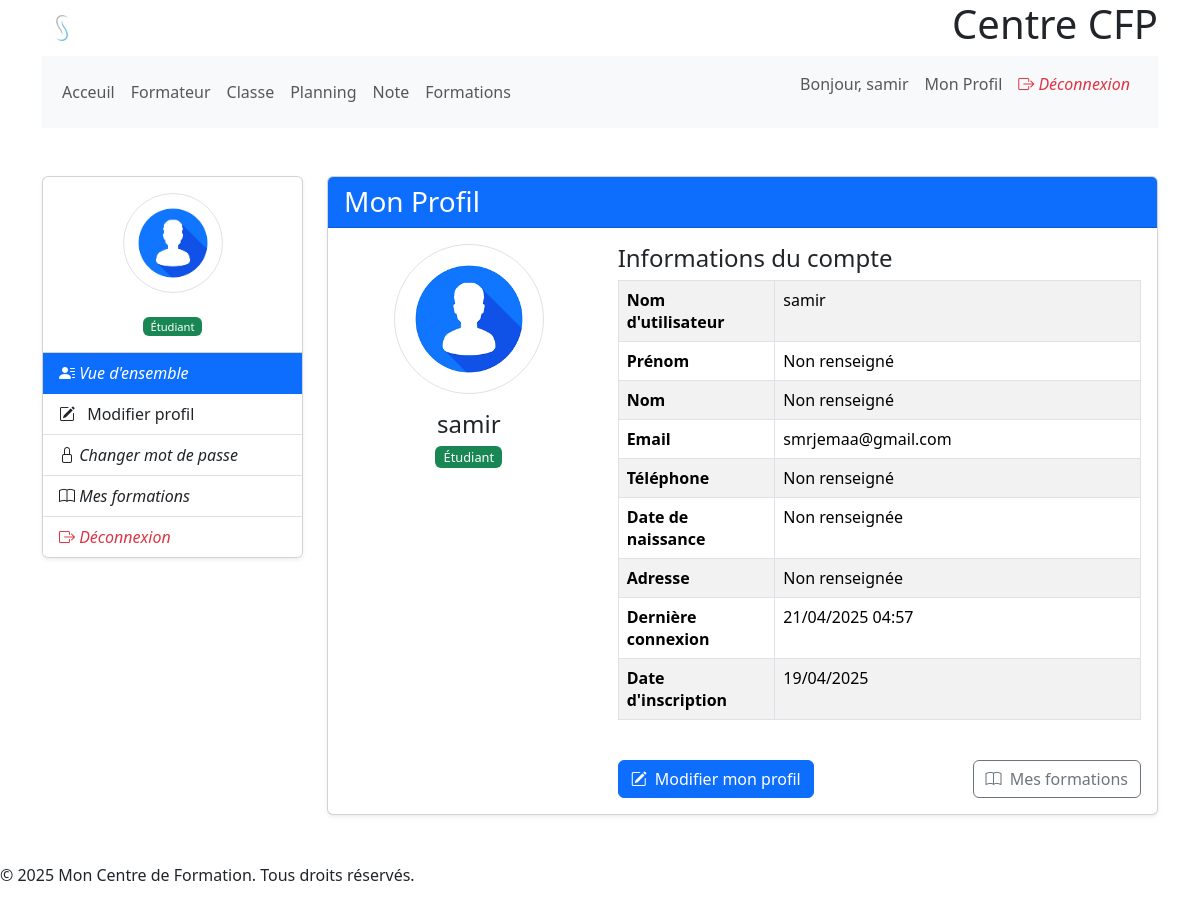
The app's page /profile/ (signed in), older data.
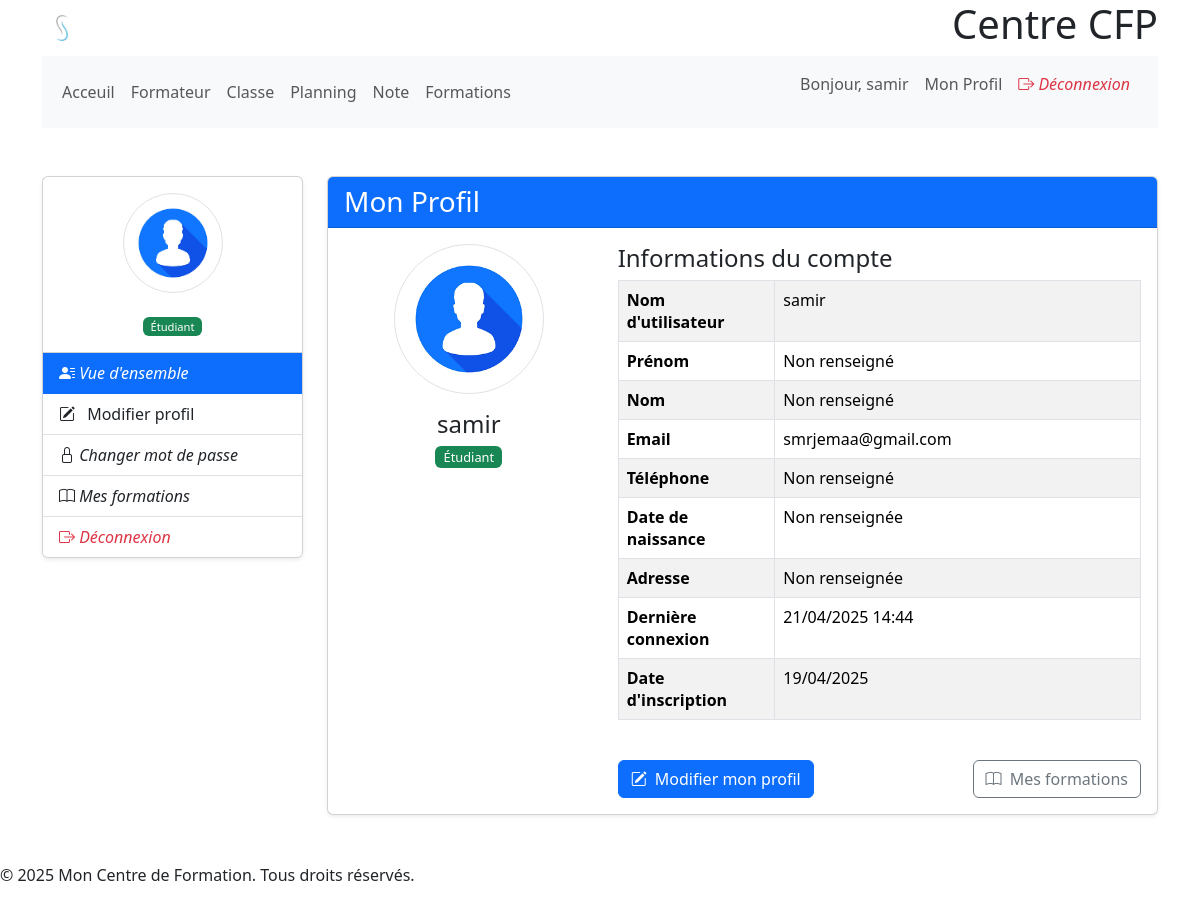
The same page, newer data.
### gestion_users/models.py (models this page shows, shortened)
class CustomUser(AbstractUser):
    role = models.CharField( max_length=50, choices=UserRole.choices, default=UserRole.STUDENT,  verbose_name=_("Rôle")) # role par défaut est 'Étudiant'
    telephone = models.CharField( max_length=15, blank=True, null=True, verbose_name=_("Téléphone") )
    adress = models.TextField( blank=True, null=True, verbose_name=_("Adresse"))
    date_naissance = models.DateField( blank=True, null=True, verbose_name=_("Date de naissance") )
    photo = models.ImageField(upload_to=user_directory_path, blank=True, null=True, verbose_name=_("Photo de profil"))
    class Meta:
        verbose_name = _("Utilisateur")
        verbose_name_plural = _("Utilisateurs")

### gestion_users/views.py (the view)
# urls.py: path('profile/', views.profile_view, name='profile'),
@login_required
def profile_view(request):
    user = request.user # L'utilisateur connecté
    student_profile = None
    instructor_profile = None
    try:
        student_profile = user.student
    except Student.DoesNotExist:
        pass
    except Exception as e: # Capture d'autres exceptions potentielles (moins fréquent ici)
         print(f"Erreur lors de la récupération du profil étudiant pour {user.username}: {e}")
         pass # En cas d'erreur inattendue, le profil reste None
    try:
        instructor_profile = user.instructor
    except Instructor.DoesNotExist:
        pass
    except Exception as e: # Capture d'autres exceptions potentielles
         print(f"Erreur lors de la récupération du profil formateur pour {user.username}: {e}")
         pass # En cas d'erreur inattendue, le profil reste None
    context = {
        'user': user, # Passe l'objet utilisateur CustomUser
        'student_profile': student_profile, # Passe l'objet Student s'il a été trouvé (sinon None)
        'instructor_profile': instructor_profile, # Passe l'objet Instructor s'il a été trouvé (sinon None)
        'titre_page': 'Mon Profil', # Titre de la page
        'active_tab': 'profile', # Pour la navigation/mise en surbrillance dans le template (si utilisé)
    }
    return render(request, 'gestion_users/profile.html', context)

### gestion_users/templates/gestion_users/profile.html (shortened to what this page needs)
{% extends 'base.html' %}
{% load static %}
{% load i18n %}
{% load widget_tweaks %}
{% block content %}
    <div class="container py-5">
        <div class="row">
            <div class="col-md-3">
                {% include 'includes/_profile_sidebar.html' with active_tab=active_tab %}
            </div>
            <div class="col-md-9">
                <div class="card shadow-sm">
                    <div class="card-header bg-primary text-white">
                        <h3 class="mb-0">{{ titre_page|default:"Mon Profil" }}</h3>
                    </div>
                    <div class="card-body">
                        <div class="row">
                            <div class="col-md-4 text-center">
                                <div class="mb-3">
                                    <img src="{% if user.photo and user.photo.url %}{{ user.photo.url }}{% else %}{% static 'images/default-avatar.png' %}{% endif %}"
                                            class="rounded-circle img-thumbnail"
                                            alt="Photo de profil"
                                            style="width: 150px; height: 150px; object-fit: cover;">
                                </div>
                                <h4>{{ user.get_full_name|default:user.username }}</h4>
                                <span class="badge bg-{% if user.role == 'ADMIN' %}danger{% elif user.role == 'INSTRUCTOR' %}info{% else %}success{% endif %}">
                                    {{ user.get_role_display }}
                                </span>
                            </div>
                            <div class="col-md-8">
                                <h4>Informations du compte</h4>
                                <div class="table-responsive">
                                    <table class="table table-bordered table-striped">
                                        <tbody>
                                            <tr>
                                                <th width="30%">Nom d'utilisateur</th>
                                                <td>{{ user.username }}</td>
                                            </tr>
                                            <tr>
                                                <th>Prénom</th>
                                                <td>{{ user.first_name|default:"Non renseigné" }}</td>
                                            </tr>
                                            <tr>
                                                <th>Nom</th>
                                                <td>{{ user.last_name|default:"Non renseigné" }}</td>
                                            </tr>
                                            <tr>
                                                <th>Email</th>
                                                <td>{{ user.email }}</td>
                                            </tr>
                                            <tr>
                                                <th>Téléphone</th>
                                                <td>{{ user.telephone|default:"Non renseigné" }}</td>
                                            </tr>
                                            <tr>
                                                <th>Date de naissance</th>
                                                <td>{{ user.date_naissance|date:"d/m/Y"|default:"Non renseignée" }}</td>
                                            </tr>
                                            <tr>
                                                <th>Adresse</th>
                                                <td>{{ user.adress|default:"Non renseignée"|linebreaksbr }}</td>
                                            </tr>
                                            <tr>
                                                <th>Dernière connexion</th>
                                                <td>{{ user.last_login|date:"d/m/Y H:i"|default:"Jamais" }}</td>
                                            </tr>
                                            <tr>
                                                <th>Date d'inscription</th>
                                                <td>{{ user.date_joined|date:"d/m/Y" }}</td>
                                            </tr>
                                        </tbody>
                                    </table>
                                </div>
                                <div class="d-flex justify-content-between align-items-center mt-4">
                                    <a href="{% url 'gestion_users:edit_profile' %}" class="btn btn-primary">
                                        <i class="bi bi-pencil-square me-1"></i> Modifier mon profil
                                    </a>
                                    {% if user.role == 'STUDENT' %}
                                            <a href="{% url 'gestion_inscriptions:student_enrollments' %}" class="btn btn-outline-secondary">
                                                 <i class="bi bi-book me-1"></i> Mes formations
                                            </a>
                                        {% elif user.role == 'INSTRUCTOR' %}
                                            <a href="{% url 'gestion_inscriptions:instructor_sessions' %}" class="btn btn-outline-secondary">
                                                 <i class="bi bi-easel me-1"></i> Mes cours
                                            </a>
                                        {% endif %}
                                </div>
                            </div>
                        </div>
                    </div>
                </div>
            </div>
        </div>
    </div>
{% endblock %}

### templates/base.html (shortened to what this page needs)
{% load static %}
<html>
    {% include 'includes/_head.html' %}
    <body>
            {% include 'includes/_header.html' %}
        <main>
            {% block content %}{% endblock %}
        </main>
        {% include 'includes/_footer.html' %}
    </body>
</html>

### templates/includes/_head.html (shortened to what this page needs)
{% load static %}
<!DOCTYPE html>
<html lang="fr">
<head>
    <link href="https://cdn.jsdelivr.net/npm/bootstrap@5.3.3/dist/css/bootstrap.min.css" rel="stylesheet">
    <link rel="stylesheet" href="https://cdn.jsdelivr.net/npm/bootstrap-icons@1.8.0/font/bootstrap-icons.css">
    {% load static %}
    <link rel="stylesheet" href="{% static 'css/styles.css' %}">
</head>

### templates/includes/_header.html (shortened to what this page needs)
{% load static %}
{% load i18n %}
<header>
    <div class="container">
        <div class="d-flex justify-content-between align-items-center">
                <img src="{% static 'images/logo.png' %}" alt="Logo Mon CFP" height="40">
                <h1>  Centre CFP  </h1>
    </div>
    {% if user.is_authenticated %}
            {% include 'includes/_nav.html' %}
        {% else %}
            {% include 'includes/_nav_public.html' %}
        {% endif %}
</header>

### templates/includes/_nav.html (shortened to what this page needs)
<nav class="navbar navbar-expand-lg navbar-light bg-light">
    <div class="container-fluid">
        <div class="collapse navbar-collapse" id="navbarNav">
            <ul class="navbar-nav me-auto mb-2 mb-lg-0">
                 <li class="nav-item">
                     <a class="nav-link" href="#">Acceuil</a>
                 </li>
                 <li class="nav-item">
                    <a class="nav-link" href="#">Formateur</a>
                </li>
                <li class="nav-item">
                    <a class="nav-link" href="#">Classe</a>
                </li>
                <li class="nav-item">
                    <a class="nav-link" href="#">Planning</a>
                </li>
                <li class="nav-item">
                    <a class="nav-link" href="#">Note</a>
                </li>
                <li class="nav-item">
                    <a class="nav-link" href="{% url 'gestion_formations:list' %}">Formations</a>
                </li>
            </ul>
            <ul class="navbar-nav ms-auto">
                {% if user.is_authenticated %}
                    <li class="nav-item">
                        <span class="nav-link">Bonjour, {{ user.first_name|default:user.username }}</span>
                    </li>
                    <li class="nav-item">
                         <a class="nav-link" href="{% url 'gestion_users:profile' %}">Mon Profil</a>
                    </li>
                    <li class="nav-item">
                        <form method="post" action="{% url 'gestion_users:logout' %}" class="form-inline">
                            <a href="{% url 'gestion_users:logout' %}" class="nav-link text-danger"><i class="bi bi-box-arrow-right me-2"> Déconnexion</i></a>
                        </form>
                    </li>
                {% endif %}
            </ul>
        </div>
    </div>
</nav>

### templates/includes/_profile_sidebar.html (shortened to what this page needs)
{% load static %}
<div class="card shadow-sm mb-4">
    <div class="card-body text-center">
        <img src="{% if user.photo %}{{ user.photo.url }}{% else %}{% static 'images/default-avatar.png' %}{% endif %}"
             class="rounded-circle img-thumbnail mb-3"
             alt="Photo de profil"
             style="width: 100px; height: 100px; object-fit: cover;">
        <p class="card-text text-muted small">
            <span class="badge bg-{% if user.role == 'ADMIN' %}danger{% elif user.role == 'INSTRUCTOR' %}info{% else %}success{% endif %}">
                {{ user.get_role_display }}
            </span>
        </p>
    </div>
    <div class="list-group list-group-flush">
        <a href="{% url 'gestion_users:profile' %}"
           class="list-group-item list-group-item-action {% if active_tab == 'profile' %}active{% endif %}"><i class="bi bi-person-lines-fill me-2"> Vue d'ensemble</i> </a>
        <a href="{% url 'gestion_users:edit_profile' %}" class="list-group-item list-group-item-action {% if active_tab == 'edit' %}active{% endif %}">
            <i class="bi bi-pencil-square me-2"></i> Modifier profil</a>
        <a href="#" class="list-group-item list-group-item-action"><i class="bi bi-lock me-2"> Changer mot de passe</i> </a>
        {% if user.role == 'STUDENT' %}
            <a href="#" class="list-group-item list-group-item-action"><i class="bi bi-book me-2"> Mes formations</i></a>
        {% elif user.role == 'INSTRUCTOR' %}
        <a href="#" class="list-group-item list-group-item-action"><i class="bi bi-easel me-2"> Mes cours</i></a>
        {% endif %}
        <a href="{% url 'gestion_users:logout' %}" class="list-group-item list-group-item-action text-danger"><i class="bi bi-box-arrow-right me-2"> Déconnexion</i></a>
    </div>
</div>

### templates/includes/_footer.html
<footer>
    <p>&copy; 2025 Mon Centre de Formation. Tous droits réservés.</p>
</footer>

### templates/includes/_scripts.html (shortened to what this page needs)
{% load static %}

### static/css/styles.css (style rules this page uses)
.img-thumbnail { padding: 0.25rem; background-color: #fff; border: 1px solid #dee2e6; border-radius: 50%; max-width: 100%; height: auto; }
.badge { font-size: 0.8em; font-weight: 500; padding: 0.35em 0.65em; }

Row changes from the older to the newer data that the page shows:
changed CustomUser "samir": last_login "21/04/2025 04:57" → "21/04/2025 14:44"
